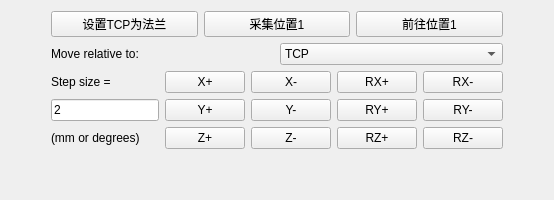
     <widget class="QWidget" name="tab_6">
      <attribute name="title">
       <string>机械臂快捷设置</string>
      </attribute>
      <layout class="QGridLayout" name="gridLayout_15">
       <item row="0" column="1">
        <layout class="QHBoxLayout" name="horizontalLayout_17">
         <item>
          <widget class="QPushButton" name="pushButton_setFlangeTcp">
           <property name="text">
            <string>设置TCP为法兰</string>
           </property>
          </widget>
         </item>
         <item>
          <widget class="QPushButton" name="pushButton_recordInitial">
           <property name="text">
            <string>采集位置1</string>
           </property>
          </widget>
         </item>
         <item>
          <widget class="QPushButton" name="pushButton_goToInitial">
           <property name="text">
            <string>前往位置1</string>
           </property>
          </widget>
         </item>
        </layout>
       </item>
       <item row="1" column="1">
        <layout class="QHBoxLayout" name="horizontalLayout_15">
         <item>
          <widget class="QLabel" name="label_13">
           <property name="text">
            <string>Move relative to:</string>
           </property>
          </widget>
         </item>
         <item>
          <widget class="QComboBox" name="comboBox_robotMoveType">
           <item>
            <property name="text">
             <string>TCP</string>
            </property>
           </item>
           <item>
            <property name="text">
             <string>Robot base</string>
            </property>
           </item>
          </widget>
         </item>
        </layout>
       </item>
       <item row="2" column="1">
        <layout class="QGridLayout" name="gridLayout_14">
         <item row="4" column="5">
          <widget class="QPushButton" name="pushButton_rzp">
           <property name="text">
            <string>RZ+</string>
           </property>
          </widget>
         </item>
         <item row="1" column="3">
          <widget class="QPushButton" name="pushButton_xp">
           <property name="text">
            <string>X+</string>
           </property>
          </widget>
         </item>
         <item row="1" column="1">
          <widget class="QLabel" name="label_16">
           <property name="layoutDirection">
            <enum>Qt::LeftToRight</enum>
           </property>
           <property name="text">
            <string>Step size =</string>
           </property>
          </widget>
         </item>
         <item row="4" column="6">
          <widget class="QPushButton" name="pushButton_rzm">
           <property name="text">
            <string>RZ-</string>
           </property>
          </widget>
         </item>
         <item row="3" column="3">
          <widget class="QPushButton" name="pushButton_yp">
           <property name="text">
            <string>Y+</string>
           </property>
          </widget>
         </item>
         <item row="3" column="4">
          <widget class="QPushButton" name="pushButton_ym">
           <property name="text">
            <string>Y-</string>
           </property>
          </widget>
         </item>
         <item row="4" column="1">
          <widget class="QLabel" name="label_15">
           <property name="text">
            <string>(mm or degrees)</string>
           </property>
          </widget>
         </item>
         <item row="3" column="1">
          <widget class="QLineEdit" name="lineEdit_intuitiveValue">
           <property name="text">
            <string>2</string>
           </property>
          </widget>
         </item>
         <item row="4" column="4">
          <widget class="QPushButton" name="pushButton_zm">
           <property name="text">
            <string>Z-</string>
           </property>
          </widget>
         </item>
         <item row="4" column="3">
          <widget class="QPushButton" name="pushButton_zp">
           <property name="text">
            <string>Z+</string>
           </property>
          </widget>
         </item>
         <item row="1" column="5">
          <widget class="QPushButton" name="pushButton_rxp">
           <property name="text">
            <string>RX+</string>
           </property>
          </widget>
         </item>
         <item row="1" column="6">
          <widget class="QPushButton" name="pushButton_rxm">
           <property name="text">
            <string>RX-</string>
           </property>
          </widget>
         </item>
         <item row="1" column="4">
          <widget class="QPushButton" name="pushButton_xm">
           <property name="text">
            <string>X-</string>
           </property>
          </widget>
         </item>
         <item row="3" column="5">
          <widget class="QPushButton" name="pushButton_ryp">
           <property name="text">
            <string>RY+</string>
           </property>
          </widget>
         </item>
         <item row="3" column="6">
          <widget class="QPushButton" name="pushButton_rym">
           <property name="text">
            <string>RY-</string>
           </property>
          </widget>
         </item>
        </layout>
       </item>
       <item row="1" column="0">
        <spacer name="horizontalSpacer_3">
         <property name="orientation">
          <enum>Qt::Horizontal</enum>
         </property>
         <property name="sizeHint" stdset="0">
          <size>
           <width>40</width>
           <height>20</height>
          </size>
         </property>
        </spacer>
       </item>
       <item row="1" column="2">
        <spacer name="horizontalSpacer_4">
         <property name="orientation">
          <enum>Qt::Horizontal</enum>
         </property>
         <property name="sizeHint" stdset="0">
          <size>
           <width>40</width>
           <height>20</height>
          </size>
         </property>
        </spacer>
       </item>
       <item row="3" column="1">
        <spacer name="verticalSpacer">
         <property name="orientation">
          <enum>Qt::Vertical</enum>
         </property>
         <property name="sizeHint" stdset="0">
          <size>
           <width>20</width>
           <height>40</height>
          </size>
         </property>
        </spacer>
       </item>
      </layout>
     </widget>
